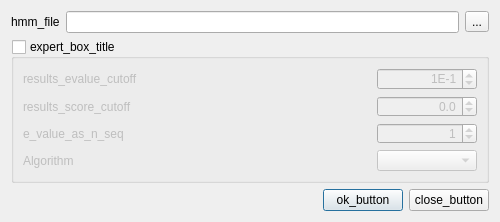
<ui version="4.0" >
 <class>HMMSearchDialog</class>
 <widget class="QDialog" name="HMMSearchDialog" >
  <property name="geometry" >
   <rect>
    <x>0</x>
    <y>0</y>
    <width>500</width>
    <height>222</height>
   </rect>
  </property>
  <property name="sizePolicy" >
   <sizepolicy vsizetype="Minimum" hsizetype="Preferred" >
    <horstretch>0</horstretch>
    <verstretch>0</verstretch>
   </sizepolicy>
  </property>
  <property name="minimumSize" >
   <size>
    <width>500</width>
    <height>222</height>
   </size>
  </property>
  <property name="windowTitle" >
   <string>hmm_search_dialog_title</string>
  </property>
  <layout class="QVBoxLayout" name="verticalLayout" >
   <item>
    <layout class="QHBoxLayout" name="horizontalLayout_2" >
     <item>
      <widget class="QLabel" name="label" >
       <property name="text" >
        <string>hmm_file</string>
       </property>
      </widget>
     </item>
     <item>
      <widget class="QLineEdit" name="hmmFileEdit" />
     </item>
     <item>
      <widget class="QToolButton" name="hmmFileButton" >
       <property name="text" >
        <string>...</string>
       </property>
      </widget>
     </item>
    </layout>
   </item>
   <item>
    <widget class="QGroupBox" name="expertOptionsBox" >
     <property name="sizePolicy" >
      <sizepolicy vsizetype="Minimum" hsizetype="Preferred" >
       <horstretch>0</horstretch>
       <verstretch>0</verstretch>
      </sizepolicy>
     </property>
     <property name="title" >
      <string>expert_box_title</string>
     </property>
     <property name="checkable" >
      <bool>true</bool>
     </property>
     <property name="checked" >
      <bool>false</bool>
     </property>
     <layout class="QGridLayout" name="gridLayout" >
      <item row="0" column="0" >
       <widget class="QLabel" name="label_5" >
        <property name="toolTip" >
         <string>results_evalue_cutoff_tip</string>
        </property>
        <property name="statusTip" >
         <string>results_evalue_cutoff_tip</string>
        </property>
        <property name="whatsThis" >
         <string>results_evalue_cutoff_tip</string>
        </property>
        <property name="text" >
         <string>results_evalue_cutoff</string>
        </property>
       </widget>
      </item>
      <item row="0" column="2" >
       <spacer name="horizontalSpacer_4" >
        <property name="orientation" >
         <enum>Qt::Horizontal</enum>
        </property>
        <property name="sizeHint" stdset="0" >
         <size>
          <width>319</width>
          <height>20</height>
         </size>
        </property>
       </spacer>
      </item>
      <item row="3" column="2" >
       <spacer name="horizontalSpacer_3" >
        <property name="orientation" >
         <enum>Qt::Horizontal</enum>
        </property>
        <property name="sizeHint" stdset="0" >
         <size>
          <width>319</width>
          <height>20</height>
         </size>
        </property>
       </spacer>
      </item>
      <item row="3" column="0" >
       <widget class="QLabel" name="label_4" >
        <property name="toolTip" >
         <string>results_score_cutoff_tip</string>
        </property>
        <property name="statusTip" >
         <string>results_score_cutoff_tip</string>
        </property>
        <property name="whatsThis" >
         <string>results_score_cutoff_tip</string>
        </property>
        <property name="text" >
         <string>results_score_cutoff</string>
        </property>
       </widget>
      </item>
      <item row="3" column="3" >
       <widget class="QDoubleSpinBox" name="minScoreBox" >
        <property name="toolTip" >
         <string>results_score_cutoff_tip</string>
        </property>
        <property name="statusTip" >
         <string>results_score_cutoff_tip</string>
        </property>
        <property name="whatsThis" >
         <string>results_score_cutoff_tip</string>
        </property>
        <property name="alignment" >
         <set>Qt::AlignRight|Qt::AlignTrailing|Qt::AlignVCenter</set>
        </property>
        <property name="accelerated" >
         <bool>false</bool>
        </property>
        <property name="decimals" >
         <number>1</number>
        </property>
        <property name="minimum" >
         <double>-999999999.000000000000000</double>
        </property>
        <property name="maximum" >
         <double>999999999.000000000000000</double>
        </property>
        <property name="singleStep" >
         <double>0.100000000000000</double>
        </property>
        <property name="value" >
         <double>0.000000000000000</double>
        </property>
       </widget>
      </item>
      <item row="5" column="2" >
       <spacer name="horizontalSpacer_2" >
        <property name="orientation" >
         <enum>Qt::Horizontal</enum>
        </property>
        <property name="sizeHint" stdset="0" >
         <size>
          <width>319</width>
          <height>20</height>
         </size>
        </property>
       </spacer>
      </item>
      <item row="5" column="3" >
       <widget class="QSpinBox" name="evalueAsNSeqBox" >
        <property name="minimumSize" >
         <size>
          <width>100</width>
          <height>0</height>
         </size>
        </property>
        <property name="toolTip" >
         <string>e_value_as_nsec_tip</string>
        </property>
        <property name="statusTip" >
         <string>e_value_as_nsec_tip</string>
        </property>
        <property name="whatsThis" >
         <string>e_value_as_nsec_tip</string>
        </property>
        <property name="alignment" >
         <set>Qt::AlignRight|Qt::AlignTrailing|Qt::AlignVCenter</set>
        </property>
        <property name="maximum" >
         <number>2000000000</number>
        </property>
        <property name="value" >
         <number>1</number>
        </property>
       </widget>
      </item>
      <item row="5" column="0" >
       <widget class="QLabel" name="label_3" >
        <property name="toolTip" >
         <string>e_value_as_nsec_tip</string>
        </property>
        <property name="statusTip" >
         <string>e_value_as_nsec_tip</string>
        </property>
        <property name="whatsThis" >
         <string>e_value_as_nsec_tip</string>
        </property>
        <property name="text" >
         <string>e_value_as_n_seq</string>
        </property>
       </widget>
      </item>
      <item row="0" column="3" >
       <widget class="QSpinBox" name="domEvalueCuttofBox" >
        <property name="toolTip" >
         <string>results_evalue_cutoff_tip</string>
        </property>
        <property name="statusTip" >
         <string>results_evalue_cutoff_tip</string>
        </property>
        <property name="whatsThis" >
         <string>results_evalue_cutoff_tip</string>
        </property>
        <property name="alignment" >
         <set>Qt::AlignRight|Qt::AlignTrailing|Qt::AlignVCenter</set>
        </property>
        <property name="suffix" >
         <string/>
        </property>
        <property name="prefix" >
         <string>1E</string>
        </property>
        <property name="minimum" >
         <number>-99</number>
        </property>
        <property name="maximum" >
         <number>0</number>
        </property>
        <property name="value" >
         <number>-1</number>
        </property>
       </widget>
      </item>
      <item row="6" column="0" >
       <widget class="QLabel" name="label_2" >
        <property name="text" >
         <string>Algorithm</string>
        </property>
       </widget>
      </item>
      <item row="6" column="2" >
       <spacer name="horizontalSpacer_5" >
        <property name="orientation" >
         <enum>Qt::Horizontal</enum>
        </property>
        <property name="sizeHint" stdset="0" >
         <size>
          <width>40</width>
          <height>20</height>
         </size>
        </property>
       </spacer>
      </item>
      <item row="6" column="3" >
       <widget class="QComboBox" name="algoCombo" >
        <property name="toolTip" >
         <string>algo_combo_tip</string>
        </property>
        <property name="statusTip" >
         <string>algo_combo_tip</string>
        </property>
        <property name="whatsThis" >
         <string>algo_combo_tip</string>
        </property>
       </widget>
      </item>
     </layout>
    </widget>
   </item>
   <item>
    <spacer name="verticalSpacer" >
     <property name="orientation" >
      <enum>Qt::Vertical</enum>
     </property>
     <property name="sizeHint" stdset="0" >
      <size>
       <width>20</width>
       <height>3</height>
      </size>
     </property>
    </spacer>
   </item>
   <item>
    <layout class="QHBoxLayout" name="horizontalLayout" >
     <item>
      <widget class="QLabel" name="statusLabel" >
       <property name="text" >
        <string/>
       </property>
      </widget>
     </item>
     <item>
      <spacer name="horizontalSpacer" >
       <property name="orientation" >
        <enum>Qt::Horizontal</enum>
       </property>
       <property name="sizeHint" stdset="0" >
        <size>
         <width>40</width>
         <height>20</height>
        </size>
       </property>
      </spacer>
     </item>
     <item>
      <widget class="QPushButton" name="okButton" >
       <property name="text" >
        <string>ok_button</string>
       </property>
      </widget>
     </item>
     <item>
      <widget class="QPushButton" name="cancelButton" >
       <property name="text" >
        <string>close_button</string>
       </property>
      </widget>
     </item>
    </layout>
   </item>
  </layout>
 </widget>
 <resources/>
 <connections>
  <connection>
   <sender>cancelButton</sender>
   <signal>clicked()</signal>
   <receiver>HMMSearchDialog</receiver>
   <slot>reject()</slot>
   <hints>
    <hint type="sourcelabel" >
     <x>439</x>
     <y>194</y>
    </hint>
    <hint type="destinationlabel" >
     <x>244</x>
     <y>108</y>
    </hint>
   </hints>
  </connection>
 </connections>
</ui>
